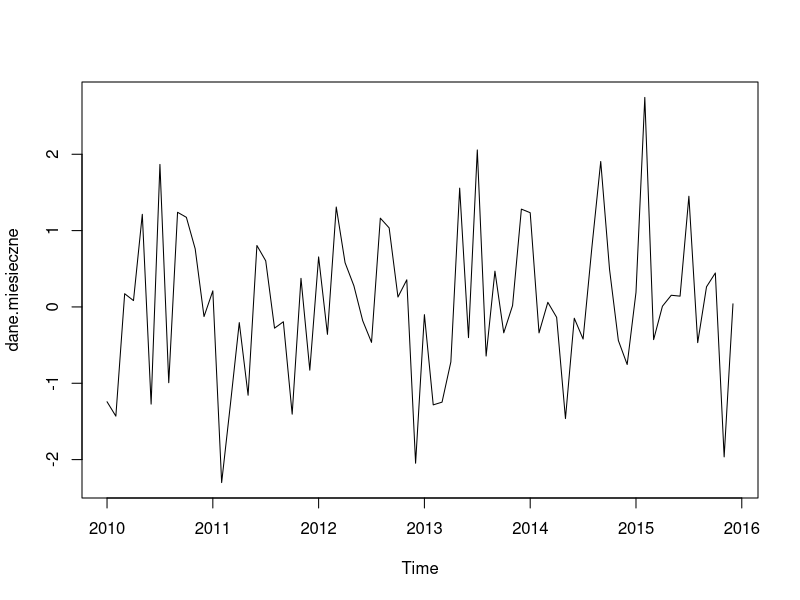
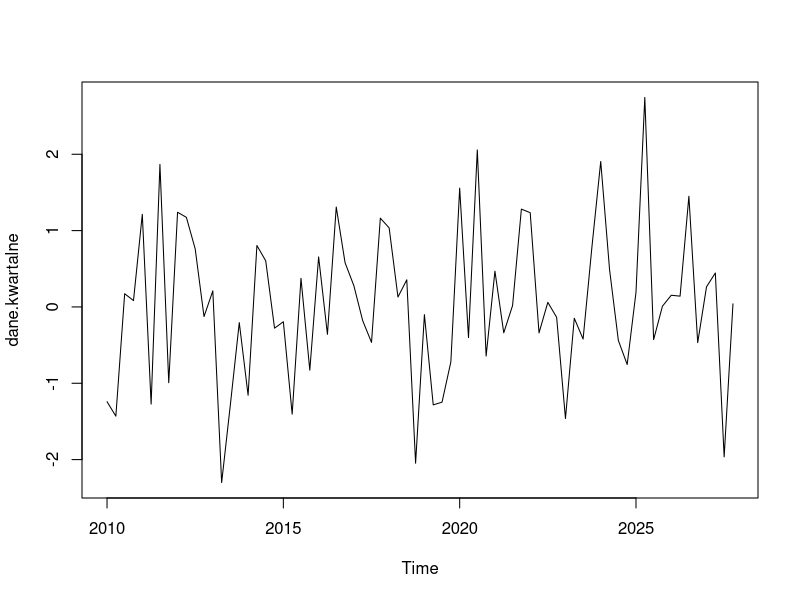
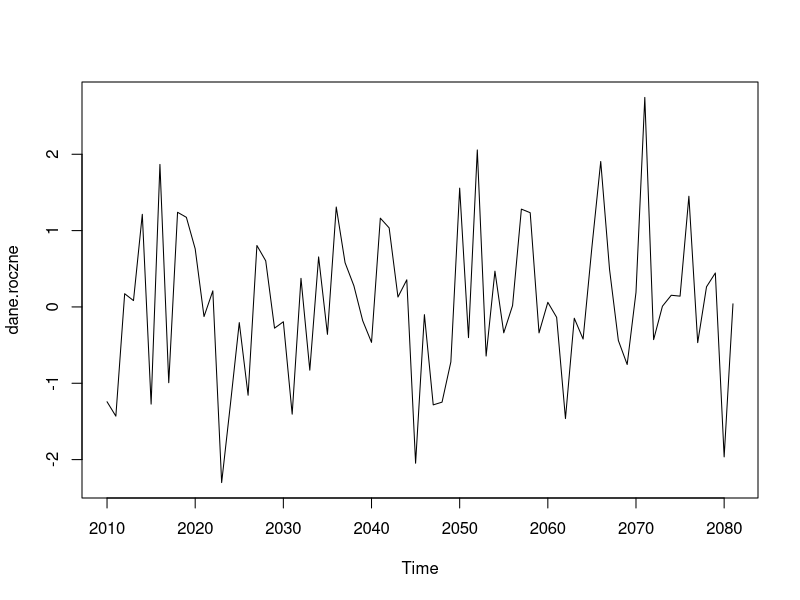
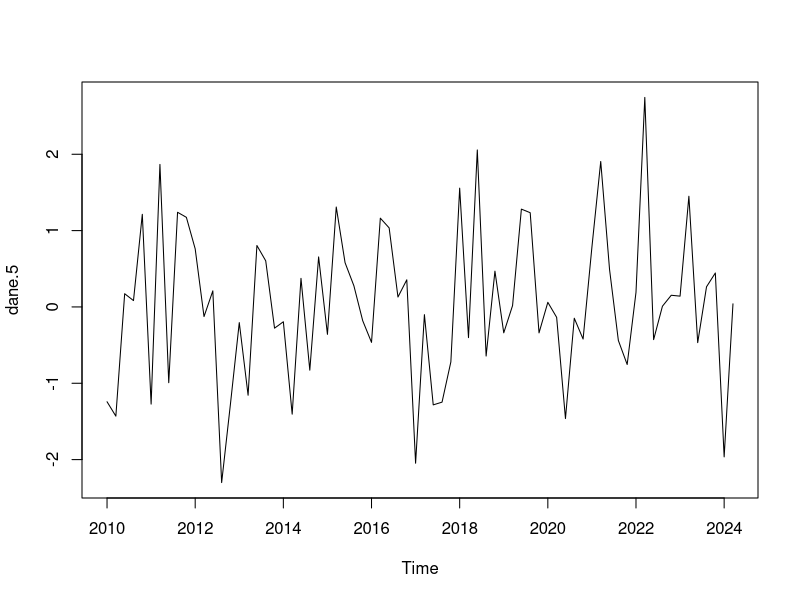

Write R code to recreate these figures, in order.
liczby=rnorm(72)
dane.miesieczne=ts(liczby, start=c(2010,1),frequency=12)
plot(dane.miesieczne)
dane.kwartalne=ts(liczby, start=c(2010,1), frequency=4)
plot(dane.kwartalne)
dane.roczne=ts(liczby, start=2010, frequency=1)
plot(dane.roczne)
dane.5=ts(liczby, start=c(2010,1),frequency=5)
plot(dane.5)

